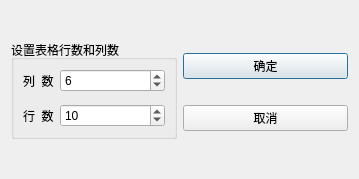
<?xml version="1.0" encoding="UTF-8"?>
<ui version="4.0">
 <class>QDialogSetSize</class>
 <widget class="QDialog" name="QDialogSetSize">
  <property name="geometry">
   <rect>
    <x>0</x>
    <y>0</y>
    <width>359</width>
    <height>179</height>
   </rect>
  </property>
  <property name="windowTitle">
   <string>Dialog</string>
  </property>
  <layout class="QGridLayout" name="gridLayout_2">
   <item row="0" column="0">
    <layout class="QGridLayout" name="gridLayout">
     <item row="0" column="0" rowspan="2">
      <widget class="QGroupBox" name="groupBox">
       <property name="title">
        <string>设置表格行数和列数</string>
       </property>
       <layout class="QFormLayout" name="formLayout">
        <item row="0" column="0">
         <widget class="QLabel" name="label_2">
          <property name="text">
           <string>列  数</string>
          </property>
         </widget>
        </item>
        <item row="0" column="1">
         <widget class="QSpinBox" name="spinBoxColumn">
          <property name="minimum">
           <number>1</number>
          </property>
          <property name="maximum">
           <number>500</number>
          </property>
          <property name="value">
           <number>6</number>
          </property>
         </widget>
        </item>
        <item row="2" column="0">
         <widget class="QLabel" name="label">
          <property name="text">
           <string>行  数</string>
          </property>
         </widget>
        </item>
        <item row="2" column="1">
         <widget class="QSpinBox" name="spinBoxRow">
          <property name="minimum">
           <number>1</number>
          </property>
          <property name="maximum">
           <number>500</number>
          </property>
          <property name="value">
           <number>10</number>
          </property>
         </widget>
        </item>
        <item row="1" column="1">
         <spacer name="verticalSpacer">
          <property name="orientation">
           <enum>Qt::Vertical</enum>
          </property>
          <property name="sizeHint" stdset="0">
           <size>
            <width>20</width>
            <height>40</height>
           </size>
          </property>
         </spacer>
        </item>
       </layout>
      </widget>
     </item>
     <item row="0" column="1">
      <widget class="QPushButton" name="btnOK">
       <property name="text">
        <string>确定</string>
       </property>
       <property name="icon">
        <iconset resource="res.qrc">
         <normaloff>:/images/images/704.bmp</normaloff>:/images/images/704.bmp</iconset>
       </property>
      </widget>
     </item>
     <item row="1" column="1">
      <widget class="QPushButton" name="btnCancel">
       <property name="text">
        <string>取消</string>
       </property>
       <property name="icon">
        <iconset resource="res.qrc">
         <normaloff>:/images/images/706.bmp</normaloff>:/images/images/706.bmp</iconset>
       </property>
      </widget>
     </item>
    </layout>
   </item>
  </layout>
 </widget>
 <resources>
  <include location="res.qrc"/>
 </resources>
 <connections>
  <connection>
   <sender>btnOK</sender>
   <signal>clicked()</signal>
   <receiver>QDialogSetSize</receiver>
   <slot>accept()</slot>
   <hints>
    <hint type="sourcelabel">
     <x>302</x>
     <y>55</y>
    </hint>
    <hint type="destinationlabel">
     <x>179</x>
     <y>89</y>
    </hint>
   </hints>
  </connection>
  <connection>
   <sender>btnCancel</sender>
   <signal>clicked()</signal>
   <receiver>QDialogSetSize</receiver>
   <slot>reject()</slot>
   <hints>
    <hint type="sourcelabel">
     <x>302</x>
     <y>125</y>
    </hint>
    <hint type="destinationlabel">
     <x>179</x>
     <y>89</y>
    </hint>
   </hints>
  </connection>
 </connections>
</ui>
